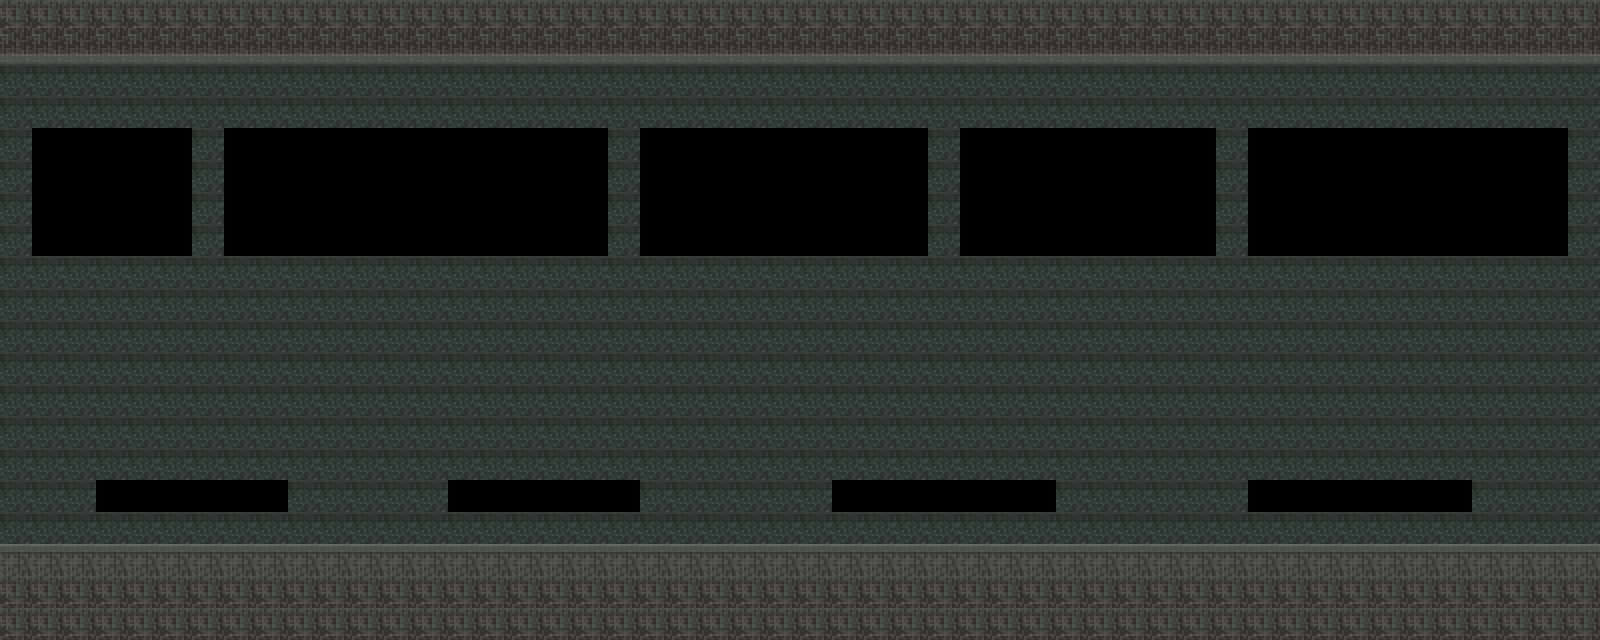

This is a level from a 2D game, rendered from its Tiled map with the project's own tilesets. A one-line summary and the complete map file follow:
An orthogonal 50x20 tile map with 32x32 px tiles, 2 tile layers (bg, platforms).

<map version="1.0" orientation="orthogonal" renderorder="right-down" width="50" height="20" tilewidth="32" tileheight="32" nextobjectid="1">
 <tileset firstgid="1" name="scifi_platformTiles_32x32" tilewidth="32" tileheight="32" tilecount="805" columns="35">
  <image source="scifi_platformTiles_32x32.png" width="1120" height="736" />
 </tileset>
 <layer name="bg" width="50" height="20">
  <data encoding="csv">
629,629,629,629,629,629,629,629,629,629,629,629,629,629,629,629,629,629,629,629,629,629,629,629,629,629,629,629,629,629,629,629,629,629,629,629,629,629,629,629,629,629,629,629,629,629,629,629,629,629,
629,629,629,629,629,629,629,629,629,629,629,629,629,629,629,629,629,629,629,629,629,629,629,629,629,629,629,629,629,629,629,629,629,629,629,629,629,629,629,629,629,629,629,629,629,629,629,629,629,629,
629,629,629,629,629,629,629,629,629,629,629,629,629,629,629,629,629,629,629,629,629,629,629,629,629,629,629,629,629,629,629,629,629,629,629,629,629,629,629,629,629,629,629,629,629,629,629,629,629,629,
629,629,629,629,629,629,629,629,629,629,629,629,629,629,629,629,629,629,629,629,629,629,629,629,629,629,629,629,629,629,629,629,629,629,629,629,629,629,629,629,629,629,629,629,629,629,629,629,629,629,
629,0,0,0,0,0,629,0,0,0,0,0,0,0,0,0,0,0,0,629,0,0,0,0,0,0,0,0,0,629,0,0,0,0,0,0,0,0,629,0,0,0,0,0,0,0,0,0,0,629,
629,0,0,0,0,0,629,0,0,0,0,0,0,0,0,0,0,0,0,629,0,0,0,0,0,0,0,0,0,629,0,0,0,0,0,0,0,0,629,0,0,0,0,0,0,0,0,0,0,629,
629,0,0,0,0,0,629,0,0,0,0,0,0,0,0,0,0,0,0,629,0,0,0,0,0,0,0,0,0,629,0,0,0,0,0,0,0,0,629,0,0,0,0,0,0,0,0,0,0,629,
629,0,0,0,0,0,629,0,0,0,0,0,0,0,0,0,0,0,0,629,0,0,0,0,0,0,0,0,0,629,0,0,0,0,0,0,0,0,629,0,0,0,0,0,0,0,0,0,0,629,
629,629,629,629,629,629,629,629,629,629,629,629,629,629,629,629,629,629,629,629,629,629,629,629,629,629,629,629,629,629,629,629,629,629,629,629,629,629,629,629,629,629,629,629,629,629,629,629,629,629,
629,629,629,629,629,629,629,629,629,629,629,629,629,629,629,629,629,629,629,629,629,629,629,629,629,629,629,629,629,629,629,629,629,629,629,629,629,629,629,629,629,629,629,629,629,629,629,629,629,629,
629,629,629,629,629,629,629,629,629,629,629,629,629,629,629,629,629,629,629,629,629,629,629,629,629,629,629,629,629,629,629,629,629,629,629,629,629,629,629,629,629,629,629,629,629,629,629,629,629,629,
629,629,629,629,629,629,629,629,629,629,629,629,629,629,629,629,629,629,629,629,629,629,629,629,629,629,629,629,629,629,629,629,629,629,629,629,629,629,629,629,629,629,629,629,629,629,629,629,629,629,
629,629,629,629,629,629,629,629,629,629,629,629,629,629,629,629,629,629,629,629,629,629,629,629,629,629,629,629,629,629,629,629,629,629,629,629,629,629,629,629,629,629,629,629,629,629,629,629,629,629,
629,629,629,629,629,629,629,629,629,629,629,629,629,629,629,629,629,629,629,629,629,629,629,629,629,629,629,629,629,629,629,629,629,629,629,629,629,629,629,629,629,629,629,629,629,629,629,629,629,629,
629,629,629,629,629,629,629,629,629,629,629,629,629,629,629,629,629,629,629,629,629,629,629,629,629,629,629,629,629,629,629,629,629,629,629,629,629,629,629,629,629,629,629,629,629,629,629,629,629,629,
629,629,629,0,0,0,0,0,0,629,629,629,629,629,0,0,0,0,0,0,629,629,629,629,629,629,0,0,0,0,0,0,0,629,629,629,629,629,629,0,0,0,0,0,0,0,629,629,629,629,
629,629,629,629,629,629,629,629,629,629,629,629,629,629,629,629,629,629,629,629,629,629,629,629,629,629,629,629,629,629,629,629,629,629,629,629,629,629,629,629,629,629,629,629,629,629,629,629,629,629,
629,629,629,629,629,629,629,629,629,629,629,629,629,629,629,629,629,629,629,629,629,629,629,629,629,629,629,629,629,629,629,629,629,629,629,629,629,629,629,629,629,629,629,629,629,629,629,629,629,629,
629,629,629,629,629,629,629,629,629,629,629,629,629,629,629,629,629,629,629,629,629,629,629,629,629,629,629,629,629,629,629,629,629,629,629,629,629,629,629,629,629,629,629,629,629,629,629,629,629,629,
629,629,629,629,629,629,629,629,629,629,629,629,629,629,629,629,629,629,629,629,629,629,629,629,629,629,629,629,629,629,629,629,629,629,629,629,629,629,629,629,629,629,629,629,629,629,629,629,629,629
</data>
 </layer>
 <layer name="platforms" width="50" height="20">
  <data encoding="csv">
343,343,343,343,343,343,343,343,343,343,343,343,343,343,343,343,343,343,343,343,343,343,343,343,343,343,343,343,343,343,343,343,343,343,343,343,343,343,343,343,343,343,343,343,343,343,343,343,343,343,
378,378,378,378,378,378,378,378,378,378,378,378,378,378,378,378,378,378,378,378,378,378,378,378,378,378,378,378,378,378,378,378,378,378,378,378,378,378,378,378,378,378,378,378,378,378,378,378,378,378,
0,0,0,0,0,0,0,0,0,0,0,0,0,0,0,0,0,0,0,0,0,0,0,0,0,0,0,0,0,0,0,0,0,0,0,0,0,0,0,0,0,0,0,0,0,0,0,0,0,0,
0,0,0,0,0,0,0,0,0,0,0,0,0,0,0,0,0,0,0,0,0,0,0,0,0,0,0,0,0,0,0,0,0,0,0,0,0,0,0,0,0,0,0,0,0,0,0,0,0,0,
0,0,0,0,0,0,0,0,0,0,0,0,0,0,0,0,0,0,0,0,0,0,0,0,0,0,0,0,0,0,0,0,0,0,0,0,0,0,0,0,0,0,0,0,0,0,0,0,0,0,
0,0,0,0,0,0,0,0,0,0,0,0,0,0,0,0,0,0,0,0,0,0,0,0,0,0,0,0,0,0,0,0,0,0,0,0,0,0,0,0,0,0,0,0,0,0,0,0,0,0,
0,0,0,0,0,0,0,0,0,0,0,0,0,0,0,0,0,0,0,0,0,0,0,0,0,0,0,0,0,0,0,0,0,0,0,0,0,0,0,0,0,0,0,0,0,0,0,0,0,0,
0,0,0,0,0,0,0,0,0,0,0,0,0,0,0,0,0,0,0,0,0,0,0,0,0,0,0,0,0,0,0,0,0,0,0,0,0,0,0,0,0,0,0,0,0,0,0,0,0,0,
0,0,0,0,0,0,0,0,0,0,0,0,0,0,0,0,0,0,0,0,0,0,0,0,0,0,0,0,0,0,0,0,0,0,0,0,0,0,0,0,0,0,0,0,0,0,0,0,0,0,
0,0,0,0,0,0,0,0,0,0,0,0,0,0,0,0,0,0,0,0,0,0,0,0,0,0,0,0,0,0,0,0,0,0,0,0,0,0,0,0,0,0,0,0,0,0,0,0,0,0,
0,0,0,0,0,0,0,0,0,0,0,0,0,0,0,0,0,0,0,0,0,0,0,0,0,0,0,0,0,0,0,0,0,0,0,0,0,0,0,0,0,0,0,0,0,0,0,0,0,0,
0,0,0,0,0,0,0,0,0,0,0,0,0,0,0,0,0,0,0,0,0,0,0,0,0,0,0,0,0,0,0,0,0,0,0,0,0,0,0,0,0,0,0,0,0,0,0,0,0,0,
0,0,0,0,0,0,0,0,0,0,0,0,0,0,0,0,0,0,0,0,0,0,0,0,0,0,0,0,0,0,0,0,0,0,0,0,0,0,0,0,0,0,0,0,0,0,0,0,0,0,
0,0,0,0,0,0,0,0,0,0,0,0,0,0,0,0,0,0,0,0,0,0,0,0,0,0,0,0,0,0,0,0,0,0,0,0,0,0,0,0,0,0,0,0,0,0,0,0,0,0,
0,0,0,0,0,0,0,0,0,0,0,0,0,0,0,0,0,0,0,0,0,0,0,0,0,0,0,0,0,0,0,0,0,0,0,0,0,0,0,0,0,0,0,0,0,0,0,0,0,0,
0,0,0,0,0,0,0,0,0,0,0,0,0,0,0,0,0,0,0,0,0,0,0,0,0,0,0,0,0,0,0,0,0,0,0,0,0,0,0,0,0,0,0,0,0,0,0,0,0,0,
0,0,0,0,0,0,0,0,0,0,0,0,0,0,0,0,0,0,0,0,0,0,0,0,0,0,0,0,0,0,0,0,0,0,0,0,0,0,0,0,0,0,0,0,0,0,0,0,0,0,
308,308,308,308,308,308,308,308,308,308,308,308,308,308,308,308,308,308,308,308,308,308,308,308,308,308,308,308,308,308,308,308,308,308,308,308,308,308,308,308,308,308,308,308,308,308,308,308,308,308,
343,343,343,343,343,343,343,343,343,343,343,343,343,343,343,343,343,343,343,343,343,343,343,343,343,343,343,343,343,343,343,343,343,343,343,343,343,343,343,343,343,343,343,343,343,343,343,343,343,343,
343,343,343,343,343,343,343,343,343,343,343,343,343,343,343,343,343,343,343,343,343,343,343,343,343,343,343,343,343,343,343,343,343,343,343,343,343,343,343,343,343,343,343,343,343,343,343,343,343,343
</data>
 </layer>
</map>